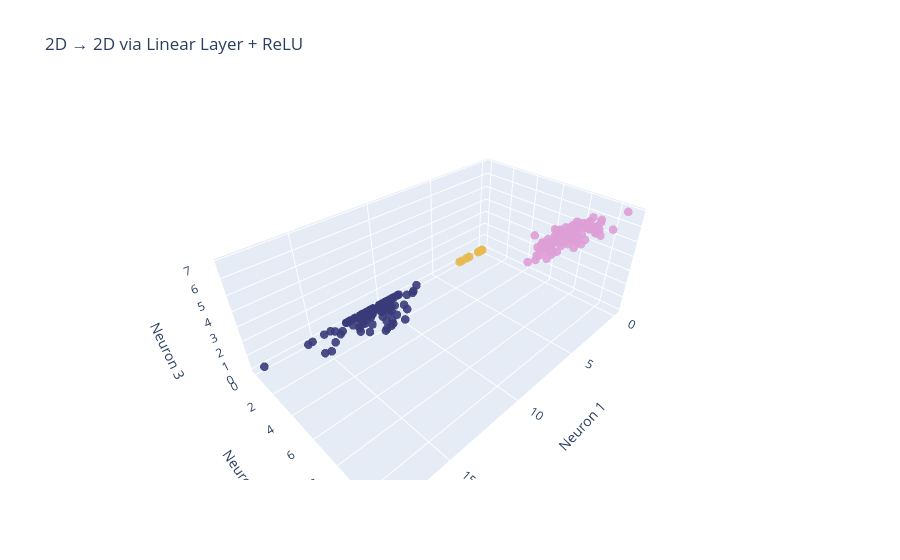

Notebook cell for this chart:
### Code cell
plot_3d_output(A1, y, "2D → 2D via Linear Layer + ReLU")

### Figure 1 — Plotly figure (JSON) as saved in the notebook; plotly's stock layout.template omitted (floating-point values rounded to 4 significant figures; data arrays with more than 128 entries replaced by an {"elided": "..."} marker saying what was removed)
{"data": [{"marker": {"color": {"elided": "300 int values"}, "colorscale": [[0, "rgb(57, 59, 121)"], [0.5, "rgb(231, 186, 82)"], [1, "rgb(222, 158, 214)"]], "opacity": 0.9, "size": 5, "symbol": "circle"}, "mode": "markers", "type": "scatter3d", "x": {"elided": "300 float values"}, "y": {"elided": "300 float values"}, "z": {"elided": "300 float values"}}], "layout": {"scene": {"xaxis": {"title": {"text": "Neuron 1"}}, "yaxis": {"title": {"text": "Neuron 2"}}, "zaxis": {"title": {"text": "Neuron 3"}}}, "title": {"text": "2D → 2D via Linear Layer + ReLU"}}}
